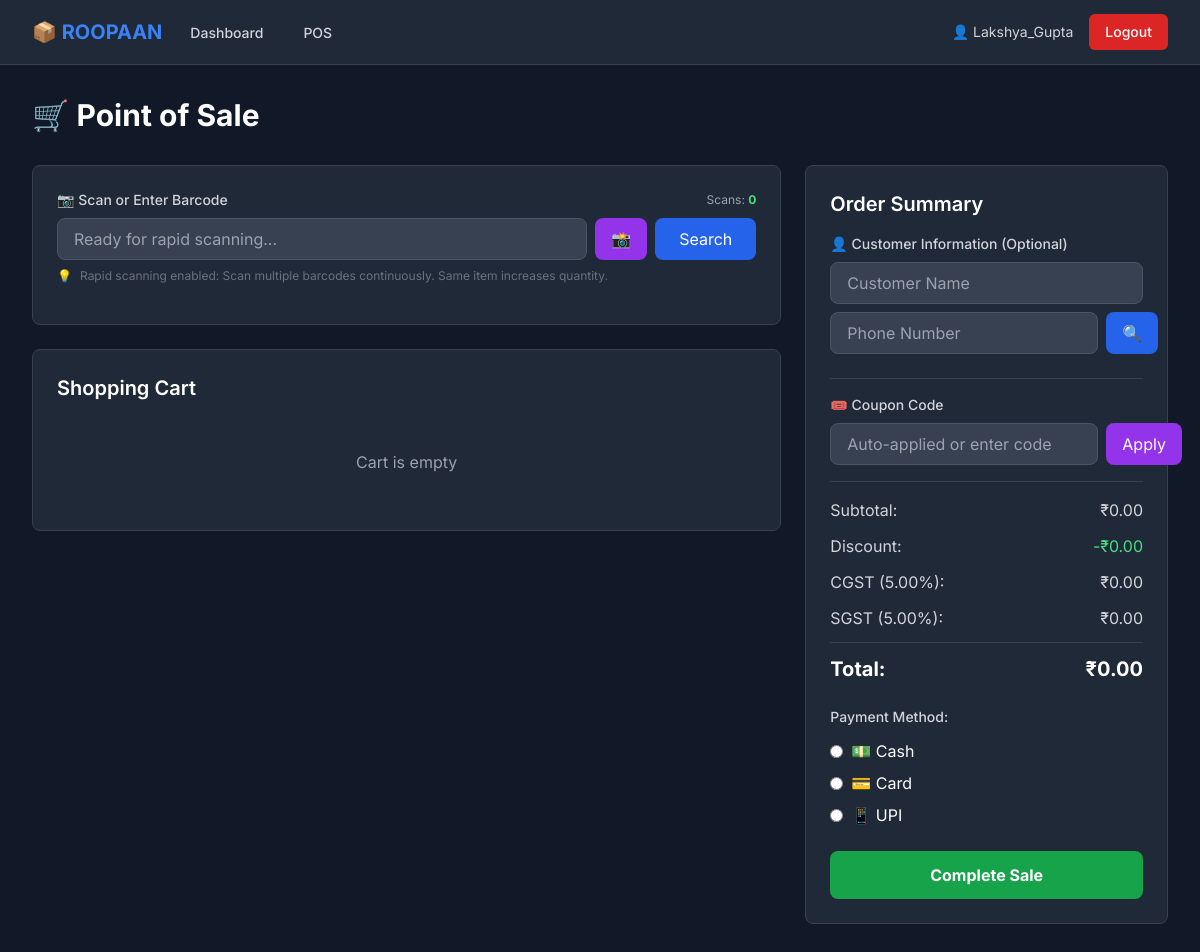
Page /seller/pos/ (signed in) on the committed database.
### inventory/models.py (models this page shows, shortened)
class User(AbstractUser):
    USER_TYPE_CHOICES = [
        ('inventory', 'Inventory Manager'),
        ('seller', 'Seller'),
    ]
    user_type = models.CharField(max_length=20, choices=USER_TYPE_CHOICES, default='inventory')
    phone = models.CharField(max_length=15, blank=True, null=True)

class TaxConfig(models.Model):
    cgst_rate = models.DecimalField(
        max_digits=5,
        decimal_places=2,
        default=Decimal('9.00'),
        validators=[MinValueValidator(Decimal('0.00'))]
    )
    sgst_rate = models.DecimalField(
        max_digits=5,
        decimal_places=2,
        default=Decimal('9.00'),
        validators=[MinValueValidator(Decimal('0.00'))]
    )
    updated_at = models.DateTimeField(auto_now=True)
    updated_by = models.ForeignKey(User, on_delete=models.SET_NULL, null=True)
    class Meta:
        verbose_name = "Tax Configuration"
        verbose_name_plural = "Tax Configurations"

### seller/views.py (the view)
# urls.py: path('pos/', views.pos_system, name='pos'),
@login_required
@user_passes_test(is_seller)
def pos_system(request):
    products = Product.objects.filter(quantity__gt=0)
    tax_config, _ = TaxConfig.objects.get_or_create(id=1)
    context = {
        'products': products,
        'tax_config': tax_config,
    }
    return render(request, 'seller/pos.html', context)

### seller/views.py (called while the page is built)
def is_seller(user):
    return user.is_authenticated and user.user_type == 'seller'

### templates/seller/pos.html (shortened to what this page needs)
{% extends 'base.html' %}
{% block content %}
<div class="max-w-7xl mx-auto px-4 sm:px-6 lg:px-8 py-8">
    <h1 class="text-3xl font-bold text-white mb-8">🛒 Point of Sale</h1>
    <div class="grid grid-cols-1 lg:grid-cols-3 gap-6">
        <div class="lg:col-span-2">
            <div class="bg-gray-800 rounded-lg p-6 border border-gray-700 mb-6">
                <div class="flex justify-between items-center mb-2">
                    <label for="barcode-input" class="block text-sm font-medium text-gray-300">
                        📷 Scan or Enter Barcode
                    </label>
                    <div class="text-xs text-gray-400" id="scan-counter">
                        Scans: <span class="text-green-400 font-bold" id="scan-count">0</span>
                    </div>
                </div>
                <div class="flex gap-2">
                    <input type="text" id="barcode-input"
                           class="flex-1 px-4 py-2 bg-gray-700 border border-gray-600 rounded-lg focus:outline-none focus:border-blue-500 text-white"
                           placeholder="Ready for rapid scanning..."
                           autocomplete="off">
                    <button onclick="openCameraScanner()" class="bg-purple-600 hover:bg-purple-700 text-white px-4 py-2 rounded-lg" title="Open Camera Scanner">
                        📸
                    </button>
                    <button onclick="searchProduct()" class="bg-blue-600 hover:bg-blue-700 text-white px-6 py-2 rounded-lg">
                        Search
                    </button>
                </div>
                <div class="mt-2 text-xs text-gray-500 flex items-center gap-2">
                    <span>💡</span>
                    <span>Rapid scanning enabled: Scan multiple barcodes continuously. Same item increases quantity.</span>
                </div>
            </div>
            <div class="bg-gray-800 rounded-lg p-6 border border-gray-700">
                <h2 class="text-xl font-semibold text-white mb-4">Shopping Cart</h2>
                <div id="cart-items" class="space-y-4">
                    <p class="text-gray-400 text-center py-8">Cart is empty</p>
                </div>
            </div>
        </div>
        <div class="lg:col-span-1">
            <div class="bg-gray-800 rounded-lg p-6 border border-gray-700 sticky top-4">
                <h2 class="text-xl font-semibold text-white mb-4">Order Summary</h2>
                <div class="mb-4 border-b border-gray-700 pb-4">
                    <label class="block text-sm font-medium text-gray-300 mb-2">
                        👤 Customer Information (Optional)
                    </label>
                    <div class="space-y-2">
                        <input type="text" id="customer-name"
                               class="w-full px-4 py-2 bg-gray-700 border border-gray-600 rounded-lg focus:outline-none focus:border-blue-500 text-white"
                               placeholder="Customer Name">
                        <div class="flex gap-2">
                            <input type="tel" id="customer-phone"
                                   class="flex-1 px-4 py-2 bg-gray-700 border border-gray-600 rounded-lg focus:outline-none focus:border-blue-500 text-white"
                                   placeholder="Phone Number"
                                   onblur="checkCustomer()">
                            <button onclick="checkCustomer()" class="bg-blue-600 hover:bg-blue-700 text-white px-4 py-2 rounded-lg" title="Check Customer">
                                🔍
                            </button>
                        </div>
                    </div>
                </div>
                <div class="mb-4">
                    <label for="coupon-code" class="block text-sm font-medium text-gray-300 mb-2">
                        🎟️ Coupon Code
                    </label>
                    <div class="flex gap-2">
                        <input type="text" id="coupon-code"
                               class="flex-1 px-4 py-2 bg-gray-700 border border-gray-600 rounded-lg focus:outline-none focus:border-blue-500 text-white"
                               placeholder="Auto-applied or enter code">
                        <button onclick="applyCoupon()" class="bg-purple-600 hover:bg-purple-700 text-white px-4 py-2 rounded-lg">
                            Apply
                        </button>
                    </div>
                </div>
                <div class="border-t border-gray-700 pt-4 space-y-3">
                    <div class="flex justify-between text-gray-300">
                        <span>Subtotal:</span>
                        <span id="subtotal">₹0.00</span>
                    </div>
                    <div class="flex justify-between text-gray-300">
                        <span>Discount:</span>
                        <span id="discount" class="text-green-400">-₹0.00</span>
                    </div>
                    <div class="flex justify-between text-gray-300">
                        <span>CGST ({{ tax_config.cgst_rate }}%):</span>
                        <span id="cgst">₹0.00</span>
                    </div>
                    <div class="flex justify-between text-gray-300">
                        <span>SGST ({{ tax_config.sgst_rate }}%):</span>
                        <span id="sgst">₹0.00</span>
                    </div>
                    <div class="border-t border-gray-700 pt-3 flex justify-between text-xl font-bold text-white">
                        <span>Total:</span>
                        <span id="total">₹0.00</span>
                    </div>
                </div>
                <div class="mt-6">
                    <label class="block text-sm font-medium text-gray-300 mb-3">Payment Method:</label>
                    <div class="space-y-2">
                        <label class="flex items-center cursor-pointer">
                            <input type="radio" name="payment_method" value="cash" class="text-blue-600 focus:ring-blue-500 bg-gray-700 border-gray-600">
                            <span class="ml-2 text-white">💵 Cash</span>
                        </label>
                        <label class="flex items-center cursor-pointer">
                            <input type="radio" name="payment_method" value="card" class="text-blue-600 focus:ring-blue-500 bg-gray-700 border-gray-600">
                            <span class="ml-2 text-white">💳 Card</span>
                        </label>
                        <label class="flex items-center cursor-pointer">
                            <input type="radio" name="payment_method" value="upi" class="text-blue-600 focus:ring-blue-500 bg-gray-700 border-gray-600">
                            <span class="ml-2 text-white">📱 UPI</span>
                        </label>
                    </div>
                </div>
                <button onclick="checkout()"
                        class="w-full mt-6 bg-green-600 hover:bg-green-700 text-white font-bold py-3 px-4 rounded-lg transition duration-200">
                    Complete Sale
                </button>
            </div>
        </div>
    </div>
</div>
{% endblock %}

### templates/base.html (shortened to what this page needs)
<!DOCTYPE html>
<html lang="en" class="dark">
<head>
    <script src="https://cdn.tailwindcss.com"></script>
</head>
<body class="bg-gray-900 text-gray-100">
    {% if user.is_authenticated %}
    <nav class="bg-gray-800 border-b border-gray-700">
        <div class="max-w-7xl mx-auto px-4 sm:px-6 lg:px-8">
            <div class="flex justify-between h-16">
                <div class="flex">
                    <div class="flex-shrink-0 flex items-center">
                        <h1 class="text-xl font-bold text-blue-500">📦 ROOPAAN</h1>
                    </div>
                    <div class="hidden sm:ml-6 sm:flex sm:space-x-8">
                        {% if user.user_type == 'inventory' %}
                        <a href="{% url 'inventory:dashboard' %}" class="border-transparent text-gray-300 hover:border-gray-300 hover:text-white inline-flex items-center px-1 pt-1 border-b-2 text-sm font-medium">
                            Dashboard
                        </a>
                        <a href="{% url 'inventory:product_list' %}" class="border-transparent text-gray-300 hover:border-gray-300 hover:text-white inline-flex items-center px-1 pt-1 border-b-2 text-sm font-medium">
                            Products
                        </a>
                        <a href="{% url 'inventory:seller_list' %}" class="border-transparent text-gray-300 hover:border-gray-300 hover:text-white inline-flex items-center px-1 pt-1 border-b-2 text-sm font-medium">
                            Sellers
                        </a>
                        <a href="{% url 'inventory:coupon_list' %}" class="border-transparent text-gray-300 hover:border-gray-300 hover:text-white inline-flex items-center px-1 pt-1 border-b-2 text-sm font-medium">
                            Coupons
                        </a>
                        <a href="{% url 'analytics:dashboard' %}" class="border-transparent text-gray-300 hover:border-gray-300 hover:text-white inline-flex items-center px-1 pt-1 border-b-2 text-sm font-medium">
                            Analytics
                        </a>
                        <a href="{% url 'inventory:tax_config' %}" class="border-transparent text-gray-300 hover:border-gray-300 hover:text-white inline-flex items-center px-1 pt-1 border-b-2 text-sm font-medium">
                            Tax Config
                        </a>
                        <a href="{% url 'inventory:loyalty_config' %}" class="border-transparent text-gray-300 hover:border-gray-300 hover:text-white inline-flex items-center px-1 pt-1 border-b-2 text-sm font-medium">
                            Loyalty
                        </a>
                        {% elif user.user_type == 'seller' %}
                        <a href="{% url 'seller:dashboard' %}" class="border-transparent text-gray-300 hover:border-gray-300 hover:text-white inline-flex items-center px-1 pt-1 border-b-2 text-sm font-medium">
                            Dashboard
                        </a>
                        <a href="{% url 'seller:pos' %}" class="border-transparent text-gray-300 hover:border-gray-300 hover:text-white inline-flex items-center px-1 pt-1 border-b-2 text-sm font-medium">
                            POS
                        </a>
                        {% endif %}
                    </div>
                </div>
                <div class="flex items-center">
                    <span class="text-gray-300 text-sm mr-4">👤 {{ user.username }}</span>
                    <a href="{% url 'logout' %}" class="bg-red-600 hover:bg-red-700 text-white px-4 py-2 rounded-md text-sm font-medium">
                        Logout
                    </a>
                </div>
            </div>
        </div>
    </nav>
    {% endif %}
    <main>
        {% block content %}
        {% endblock %}
    </main>
</body>
</html>

### templates/base.html (style rules this page uses)
body { font-family: 'Inter', sans-serif; }

### rows in the picture
User: username "Lakshya_Gupta"
TaxConfig: cgst_rate "5.00", sgst_rate "5.00"
